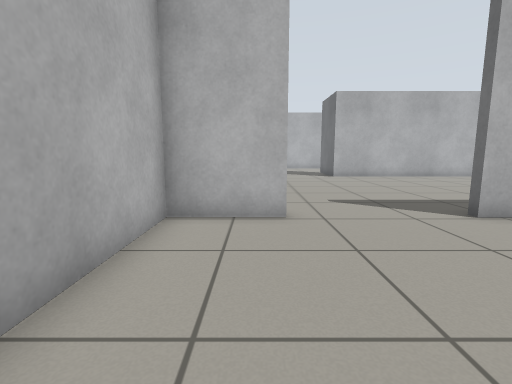
view 1 (above)

22 first-person views from a walk through a robot-simulator world made for Gazebo. The camera is 0.72 m above the floor, tilts 8° down and sees 85° across. The floor is counted in squares, 0.5 m on a side. Each view is taken from the middle of a square. On the plan, view 1 faces up. The plan holds only what a view shows up to about 14 squares ahead; the rest is blank.

view 2
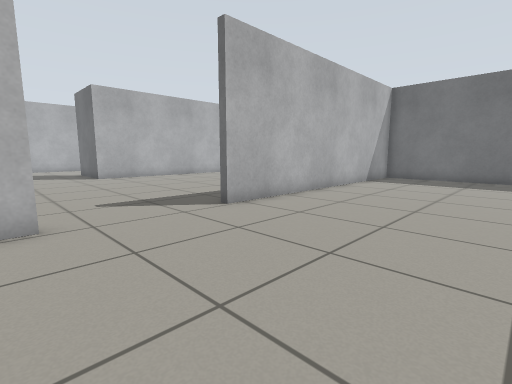

view 3
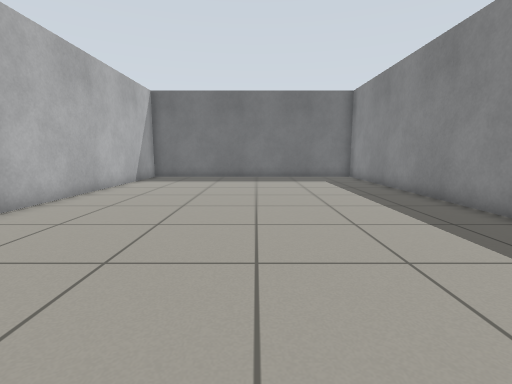

view 4
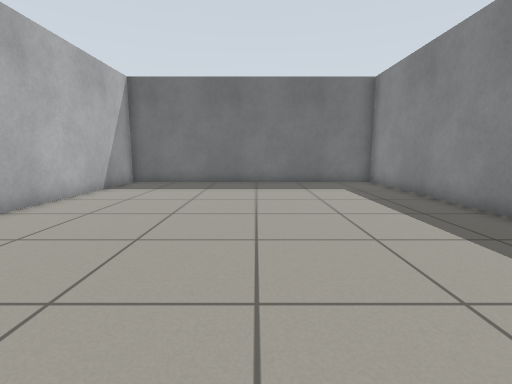

view 5
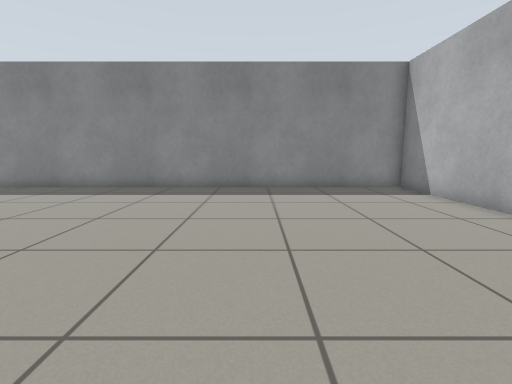

view 6
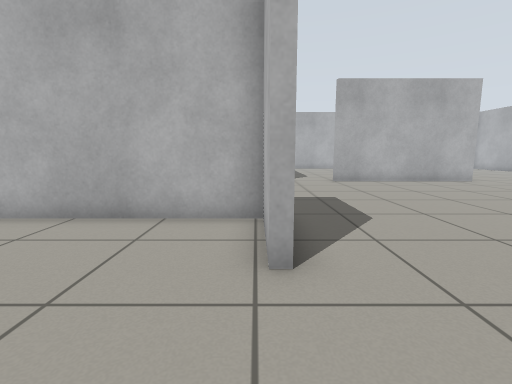

view 7
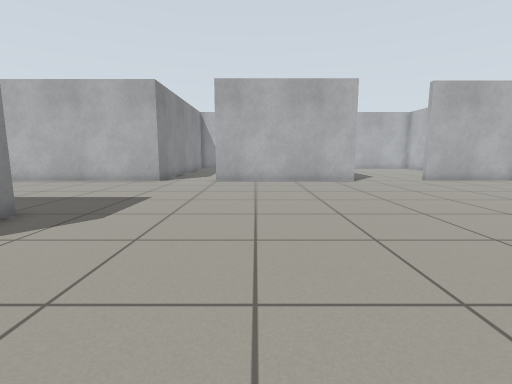

view 8
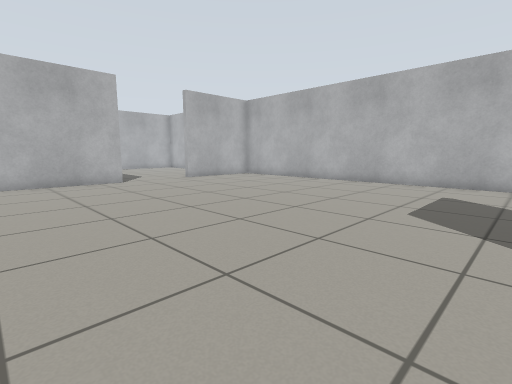

view 9
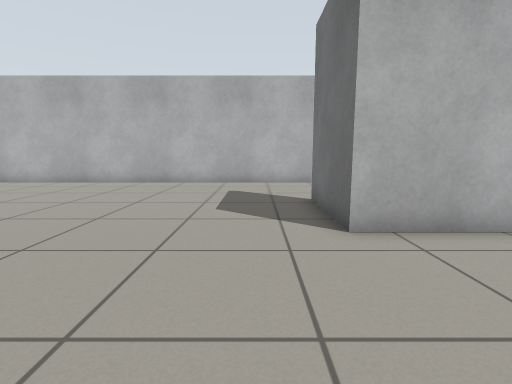

view 10
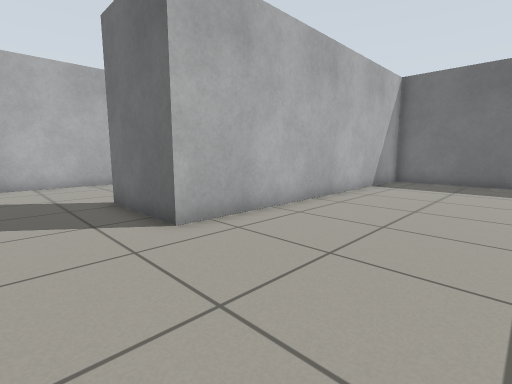

view 11
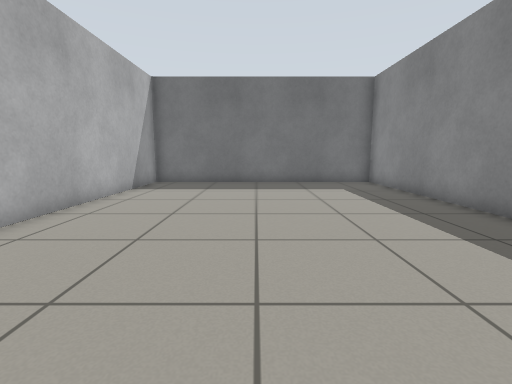

view 12
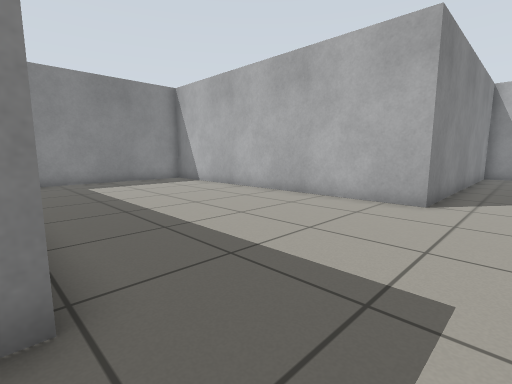

view 13
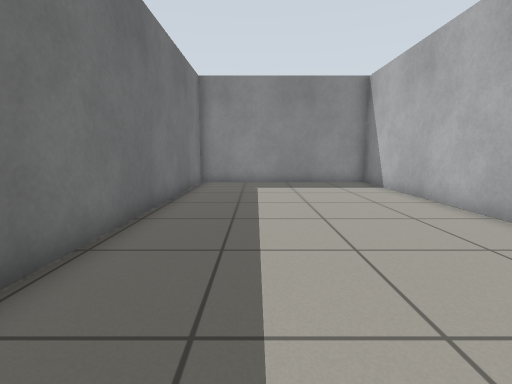

view 14
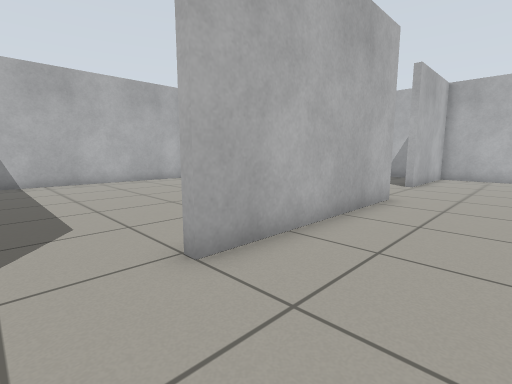

view 15
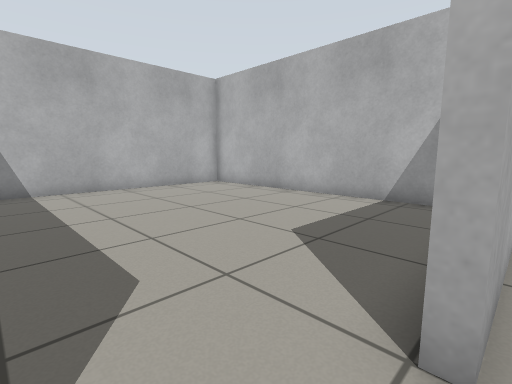

view 16
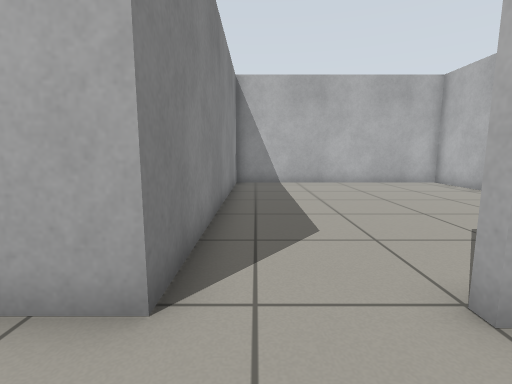

view 17
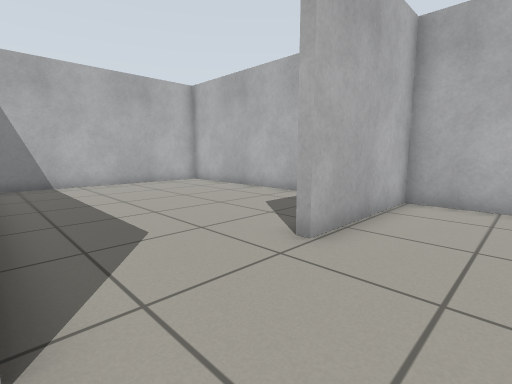

view 18
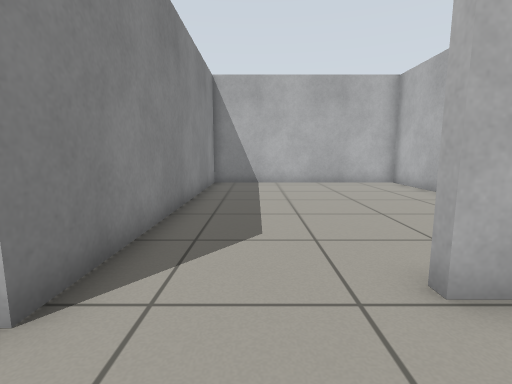

view 19
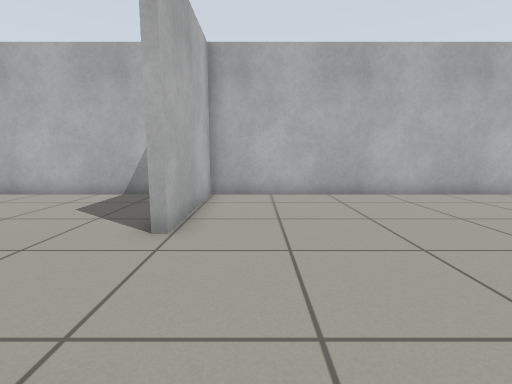

view 20
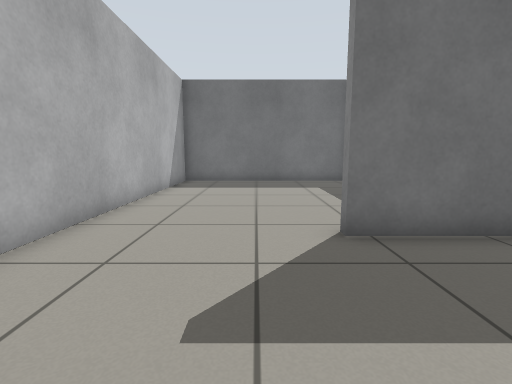

view 21
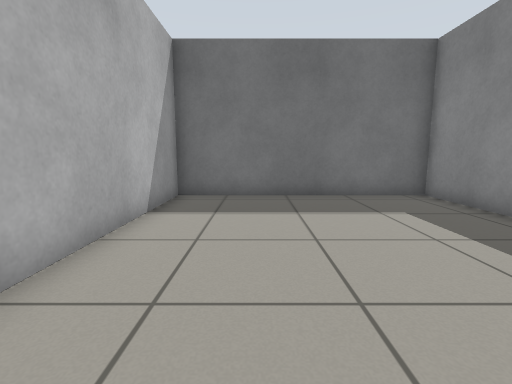

view 22
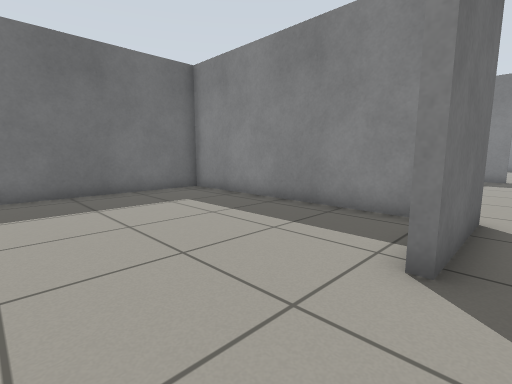

### Floor plan
Ten units are one square. View 1 is at (0, 0); x grows to the right and y downward. Boxes are objects, and circles mark ways between rooms. Rooms are numbered by the first view taken in them; rooms with no view inside come last. Other rooms are left out.
<svg viewBox="-220 -261 393 323">
<path fill="none" stroke="#000" d="M7 -61 -20 -61 -20 57 168 57 168 -61 50 -61M-24 -64 -19 -64M50 -61 50 -64 57 -64M90 -64 168 -64 168 -169 47 -169 47 -205M-101 -170 -101 -99M-103 -71 -103 57 -23 57 -23 -52M44 -256 -106 -256 -106 -209M59 -172 144 -172 144 -256 44 -256M-119 -167 -215 -167 -215 -71 -103 -71M-106 -209 -110 -209M-126 -256 -215 -256 -215 -170 -101 -170"/>
<circle cx="25" cy="-60" r="3" fill="#2a7"/>
<circle cx="50" cy="-230" r="3" fill="#2a7"/>
<circle cx="-95" cy="-85" r="3" fill="#2a7"/>
<circle cx="-110" cy="-190" r="3" fill="#2a7"/>
<text x="70" y="0">1</text>
<text x="0" y="-120">2</text>
<text x="100" y="-220">3</text>
<text x="-160" y="-120">4</text>
<text x="-160" y="-210">5</text>
</svg>
Room 1 opens to room 2. Room 2 opens to room 3. Room 2 opens to room 4. Room 2 opens to room 5.

Where each view was taken, in squares from view 1:
view 1: 0 up, 0 right, facing up
view 2: 0 up, 0 right, facing up-right
view 3: 0 up, 0 right, facing right
view 4: 0 up, 3 right, facing right
view 5: 6 up, 4 right, facing down
view 6: 6 up, 4 right, facing left
view 7: 12 up, 4 right, facing left
view 8: 12 up, 4 right, facing up-left
view 9: 12 up, 3 right, facing up
view 10: 12 up, 2 right, facing up-right
view 11: 12 up, 3 right, facing right
view 12: 9 up, 2 left, facing down-left
view 13: 8 up, 5 left, facing down
view 14: 8 up, 7 left, facing up-left
view 15: 8 up, 10 left, facing up-left
view 16: 8 up, 8 left, facing left
view 17: 17 up, 8 left, facing up-left
view 18: 19 up, 8 left, facing left
view 19: 16 up, 9 left, facing up
view 20: 22 up, 0 right, facing right
view 21: 23 up, 5 right, facing right
view 22: 24 up, 4 right, facing down-right
